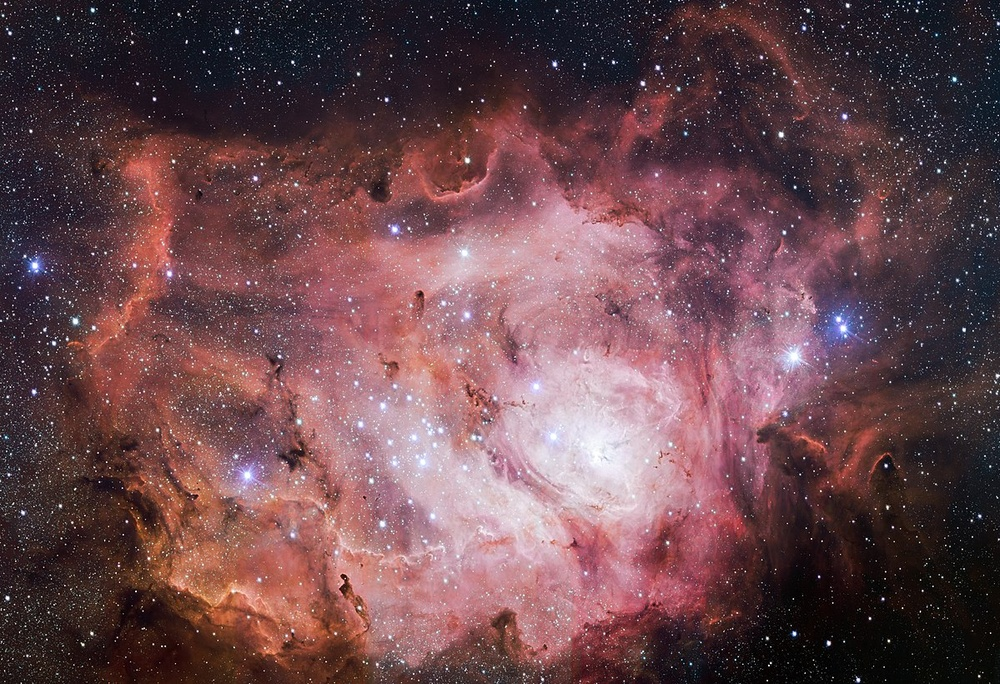
#> input picture Histogram/lag.jpg, 1000 x 684 px, shrunk from 1199 x 820 before the run
$ python histogramCreator.py
#> lines starting #> are read from the running program, lines starting #| are printed output that depends on the picture
from matplotlib import pyplot as plt
import skimage.io
import skimage.color

file = "lag.jpg"
image = skimage.io.imread(file)
#> image is the input picture: shape (684, 1000, 3); mean R, G, B 106.1, 72.6, 78.1

transperancy = float(0.5)
plt.xlabel('Intensity Value')
plt.ylabel('Count')

plt.hist(image.ravel(), bins = 128, color = 'grey', alpha = 0.5)
plt.hist(image[:, :, 0].ravel(), bins = 128, color = 'red', alpha = transperancy)
plt.hist(image[:, :, 1].ravel(), bins = 128, color = 'Green', alpha = transperancy)
plt.hist(image[:, :, 2].ravel(), bins = 128, color = 'Blue', alpha = transperancy)

plt.legend(['Total', 'Red', 'Green', 'Blue'])
try:
    plt.savefig(f"{file}1.jpg")
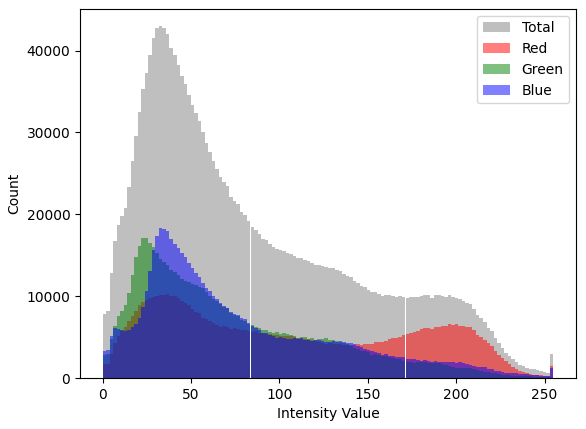
#> figure drawn by matplotlib, 1 panel; tallest bar 42978 high, from x = 31.88 to 33.87; tallest bar 10341 high, from x = 35.86 to 37.85; tallest bar 17178 high, from x = 21.91 to 23.91
except:
    print("Error saving file...")
    print("Passing...")
plt.show()
